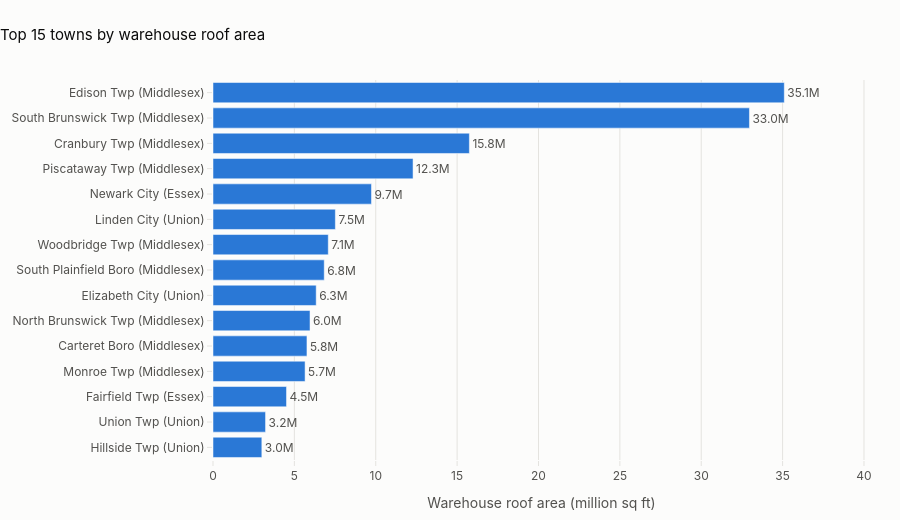

The code cell stored with this chart in its notebook:
### Code cell
fig = go.Figure(go.Bar(
    y=top["label"], x=top["roof_msqft"], orientation="h", marker_color=BLUE,
    text=top["text"], textposition="outside", textfont_color=INK_2,
    customdata=top[["buildings", "cum_share_roof"]].to_numpy(),
    hovertemplate="%{y}<br><b>%{x:.1f}M sq ft</b> · %{customdata[0]} buildings"
                  "<br>top towns so far: %{customdata[1]:.0%} of all roof area<extra></extra>"))
fig.update_xaxes(title="Warehouse roof area (million sq ft)", range=[0, top["roof_msqft"].max() * 1.15])
fig.update_yaxes(autorange="reversed", showgrid=False)
fig.update_layout(title="Top 15 towns by warehouse roof area", height=520)
fig.show()

### Figure 1 — Plotly figure (JSON) as saved in the notebook; plotly's stock layout.template omitted (floating-point values rounded to 4 significant figures)
{"data": [{"customdata": [[211.0, 0.1837], [153.0, 0.3563], [46.0, 0.4387], [100.0, 0.5031], [87.0, 0.5541], [62.0, 0.5934], [54.0, 0.6305], [56.0, 0.6663], [50.0, 0.6995], [34.0, 0.7307], [33.0, 0.7609], [33.0, 0.7905], [55.0, 0.8142], [34.0, 0.8311], [24.0, 0.8468]], "hovertemplate": "%{y}<br><b>%{x:.1f}M sq ft</b> · %{customdata[0]} buildings<br>top towns so far: %{customdata[1]:.0%} of all roof area<extra></extra>", "marker": {"color": "#2a78d6"}, "orientation": "h", "text": ["35.1M", "33.0M", "15.8M", "12.3M", "9.7M", "7.5M", "7.1M", "6.8M", "6.3M", "6.0M", "5.8M", "5.7M", "4.5M", "3.2M", "3.0M"], "textfont": {"color": "#52514e"}, "textposition": "outside", "type": "bar", "x": [35.1, 32.96, 15.75, 12.29, 9.738, 7.519, 7.084, 6.835, 6.341, 5.961, 5.774, 5.659, 4.518, 3.229, 3.001], "y": ["Edison Twp (Middlesex)", "South Brunswick Twp (Middlesex)", "Cranbury Twp (Middlesex)", "Piscataway Twp (Middlesex)", "Newark City (Essex)", "Linden City (Union)", "Woodbridge Twp (Middlesex)", "South Plainfield Boro (Middlesex)", "Elizabeth City (Union)", "North Brunswick Twp (Middlesex)", "Carteret Boro (Middlesex)", "Monroe Twp (Middlesex)", "Fairfield Twp (Essex)", "Union Twp (Union)", "Hillside Twp (Union)"]}], "layout": {"height": 520, "title": {"text": "Top 15 towns by warehouse roof area"}, "xaxis": {"range": [0, 40.37], "title": {"text": "Warehouse roof area (million sq ft)"}}, "yaxis": {"autorange": "reversed", "showgrid": false}}}
